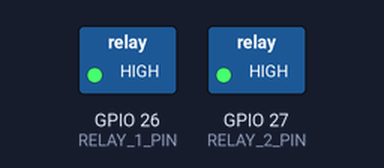
The sketch below on a simulated ESP32. On the bench: switched loads named in the sketch (green lamp = pin HIGH). What the sketch prints to the serial monitor is not drawn.

Above: at 1.0 s.
At 5.0 s:
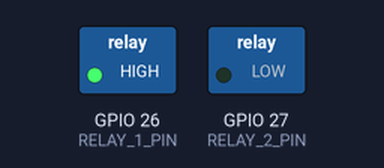
At 7.0 s:
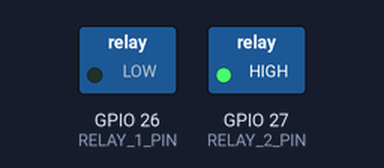
Timing chart, 0 to 9.2 s (numbered marks = the images above):
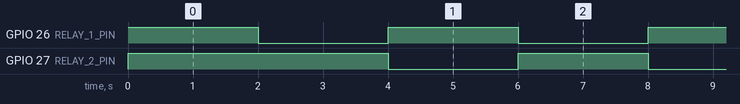

Measured:
- by itself, GPIO 26 (RELAY_1_PIN), GPIO 27 (RELAY_2_PIN): alternates HIGH for 2.0 s and LOW for 2.0 s

The sketch:

lab05_relay_basic.ino
```cpp
/*
 * Lab 05.1 : ทดลอง Relay 2CH แบบ active LOW
 * คำอธิบาย : สลับ Relay 1 และ Relay 2 ทุก 2 วินาทีโดยไม่ block โปรแกรม
 * วงจร     : IN1 -> GPIO16, IN2 -> GPIO17 บน S3 (ESP32 เดิม 26/27), VCC -> 5V, GND ร่วมกัน; โหลด DC แรงดันต่ำเท่านั้น
 * ไลบรารี  : ไม่ใช้ไลบรารีภายนอก
 * Board    : ESP32S3 Dev Module หรือ ESP32 Dev Module (Arduino-ESP32 core 3.x)
 */
#include <Arduino.h>

#if defined(CONFIG_IDF_TARGET_ESP32S3)
constexpr uint8_t RELAY_1_PIN = 16;
constexpr uint8_t RELAY_2_PIN = 17;
#elif defined(CONFIG_IDF_TARGET_ESP32)
constexpr uint8_t RELAY_1_PIN = 26;
constexpr uint8_t RELAY_2_PIN = 27;
#else
#error "Use ESP32-S3 or ESP32 with the verified course pin map"
#endif
constexpr uint8_t RELAY_ON = LOW;
constexpr uint8_t RELAY_OFF = HIGH;
constexpr unsigned long INTERVAL_MS = 2000;

unsigned long lastChange = 0;
bool relay1On = false;

// เขียนสถานะโดยแปลงค่า bool เป็นลอจิก active LOW
void setRelay(uint8_t pin, bool on) {
  digitalWrite(pin, on ? RELAY_ON : RELAY_OFF);
}

void setup() {
  Serial.begin(115200);
  pinMode(RELAY_1_PIN, OUTPUT);
  pinMode(RELAY_2_PIN, OUTPUT);
  setRelay(RELAY_1_PIN, false);
  setRelay(RELAY_2_PIN, false);
  Serial.println("[RELAY] เริ่มต้น: Relay ทั้งสอง OFF");
}

void loop() {
  const unsigned long now = millis();
  if (now - lastChange < INTERVAL_MS) return;
  lastChange = now;

  relay1On = !relay1On;
  setRelay(RELAY_1_PIN, relay1On);
  setRelay(RELAY_2_PIN, !relay1On);
  Serial.printf("[RELAY] CH1=%s CH2=%s\n", relay1On ? "ON" : "OFF",
                relay1On ? "OFF" : "ON");
}
```
